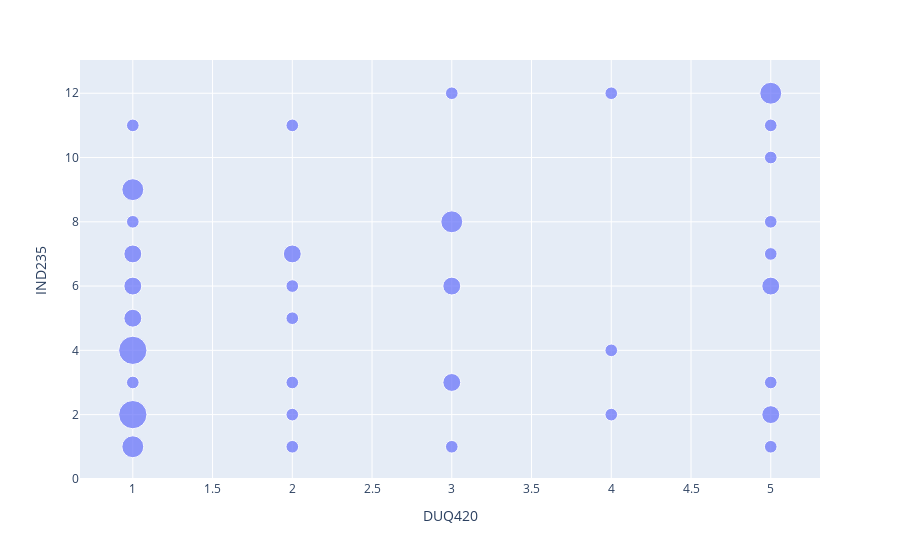

Notebook source saved alongside this figure:
### Markdown cell above
## Cocaine use this month and Income

### Code cell
variable = 'DUQ420'
# Read the CSV file
data = pd.read_csv('NHANES1718.csv')

# Calculate the frequency of combinations
combination_freq = data.groupby([variable, 'IND235']).size().reset_index(name='Frequency')

# Create a bubble plot using Plotly
fig = px.scatter(combination_freq, x=variable, y='IND235', size='Frequency')

# Set the axis labels
fig.update_xaxes(title=variable)
fig.update_yaxes(title='IND235')

# Show the plot
fig.show()

### Figure 1 — Plotly figure (JSON) as saved in the notebook; plotly's stock layout.template omitted (floating-point values rounded to 4 significant figures)
{"data": [{"hovertemplate": "DUQ420=%{x}<br>IND235=%{y}<br>Frequency=%{marker.size}<extra></extra>", "legendgroup": "", "marker": {"color": "#636efa", "size": [3, 5, 1, 5, 2, 2, 2, 1, 3, 1, 1, 1, 1, 1, 1, 2, 1, 1, 2, 2, 3, 1, 1, 1, 1, 1, 2, 1, 2, 1, 1, 1, 1, 3], "sizemode": "area", "sizeref": 0.0125, "symbol": "circle"}, "mode": "markers", "name": "", "orientation": "v", "showlegend": false, "type": "scatter", "x": [1, 1, 1, 1, 1, 1, 1, 1, 1, 1, 2, 2, 2, 2, 2, 2, 2, 3, 3, 3, 3, 3, 4, 4, 4, 5, 5, 5, 5, 5, 5, 5, 5, 5], "xaxis": "x", "y": [1, 2, 3, 4, 5, 6, 7, 8, 9, 11, 1, 2, 3, 5, 6, 7, 11, 1, 3, 6, 8, 12, 2, 4, 12, 1, 2, 3, 6, 7, 8, 10, 11, 12], "yaxis": "y"}], "layout": {"legend": {"itemsizing": "constant", "tracegroupgap": 0}, "margin": {"t": 60}, "xaxis": {"anchor": "y", "domain": [0, 1], "title": {"text": "DUQ420"}}, "yaxis": {"anchor": "x", "domain": [0, 1], "title": {"text": "IND235"}}}}
